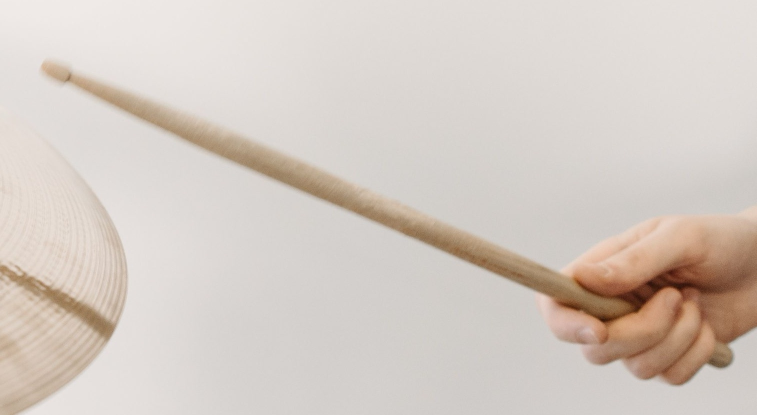
#> input picture episode-01/photos/p1_sidegrip.jpg, 1514 x 830 px (shown at 1/2 size); its folder holds only this picture in this run
$ python -i photo.py   (imports and definitions only)
#> lines starting #> are read from the running program, lines starting #| are printed output that depends on the picture
import cairo, math
from PIL import Image
from lib import *
_cache = {}
def load(path):
#> called with path = '../../episode-01/photos/p1_sidegrip.jpg'
    if path not in _cache:
        im = Image.open(path).convert('RGBA'); w, h = im.size
#> after `w, h = im.size`: w = 1514; h = 830
        r, g, b, a = im.split(); data = bytearray(Image.merge('RGBA', (b, g, r, a)).tobytes())
#> after `r, g, b, a = im.split()`:
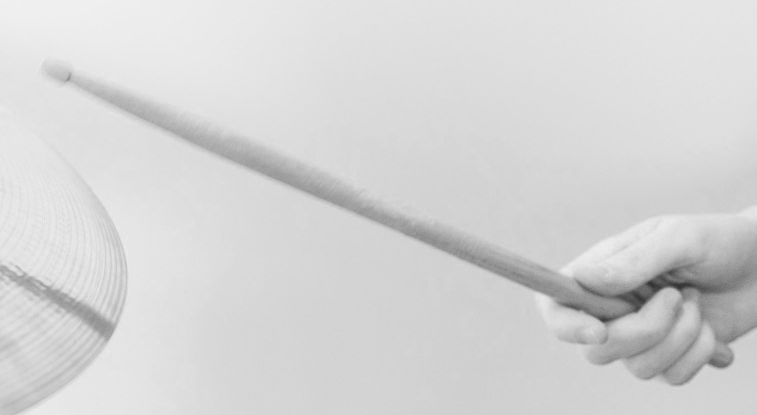
#> r: PIL image 1514x830 L (shown at 1/2 size); min 45, max 240, mean 212.6
#> after `r, g, b, a = im.split()`:
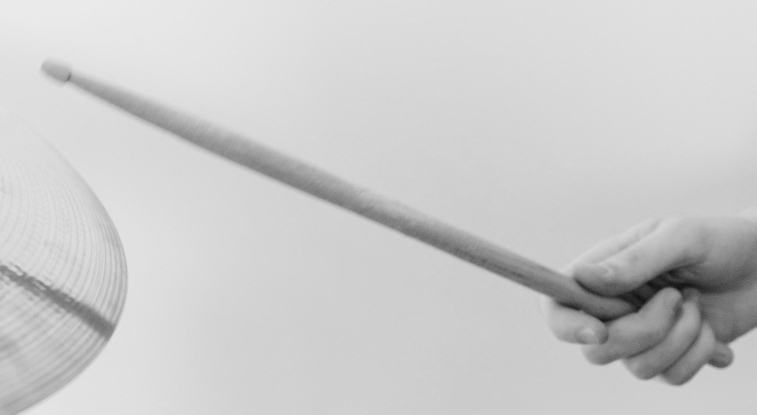
#> g: PIL image 1514x830 L (shown at 1/2 size); min 12, max 235, mean 203
#> after `r, g, b, a = im.split()`:
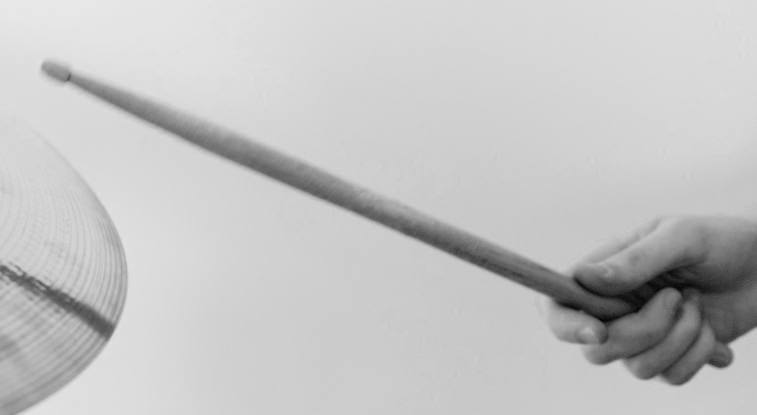
#> b: PIL image 1514x830 L (shown at 1/2 size); min 0, max 232, mean 195.4
#> after `r, g, b, a = im.split()`: a: PIL image 1514x830 L; every value is 255
#> (the run stopped early here; a loop or call above may not have finished)
